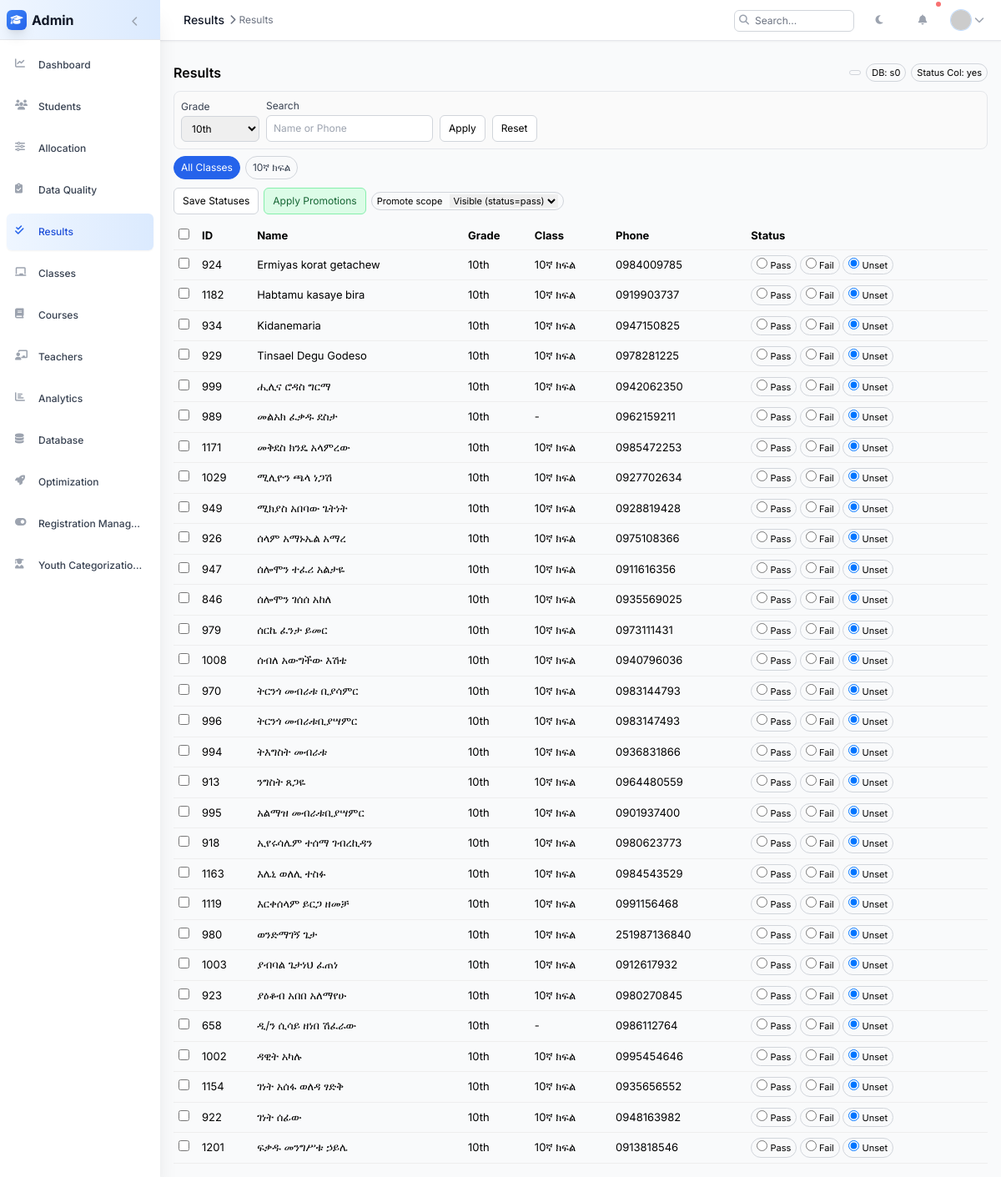
The page /results.php (signed in) on the database its author committed.
### tables this page shows
CREATE TABLE `classes` (
  `id` int(11) NOT NULL,
  `name` varchar(100) NOT NULL,
  `grade` enum('new','1st','2nd','3rd','4th','5th','6th','7th','8th','9th','10th','11th','12th') NOT NULL,
  `section` varchar(10) DEFAULT NULL,
  `academic_year` int(11) NOT NULL,
  `capacity` int(11) DEFAULT NULL,
  `teacher_id` int(11) DEFAULT NULL,
  `description` text DEFAULT NULL,
  `created_at` timestamp NOT NULL DEFAULT current_timestamp(),
  `updated_at` timestamp NOT NULL DEFAULT current_timestamp() ON UPDATE current_timestamp()
);

CREATE TABLE `students` (
  `id` int(11) NOT NULL,
  `photo_path` varchar(255) DEFAULT NULL,
  `full_name` text NOT NULL,
  `christian_name` text DEFAULT NULL,
  `gender` enum('male','female') NOT NULL,
  `birth_date` date NOT NULL,
  `current_grade` varchar(32) NOT NULL DEFAULT 'new',
  `current_result_status` enum('pass','fail') DEFAULT NULL,
  `is_new_registration` tinyint(1) NOT NULL DEFAULT 0,
  `is_flagged` tinyint(1) NOT NULL DEFAULT 0,
  `school_year_start` int(11) DEFAULT NULL,
  `regular_school_name` text DEFAULT NULL,
  `regular_school_grade` text DEFAULT NULL,
  `phone_number` varchar(20) DEFAULT NULL,
  `has_spiritual_father` enum('own','family','none') NOT NULL,
  `spiritual_father_name` text DEFAULT NULL,
  `spiritual_father_phone` varchar(20) DEFAULT NULL,
  `spiritual_father_church` text DEFAULT NULL,
  `sub_city` text DEFAULT NULL,
  `district` text DEFAULT NULL,
  `specific_area` text DEFAULT NULL,
  `house_number` text DEFAULT NULL,
  `living_with` enum('both_parents','father_only','mother_only','relative_or_guardian') NOT NULL,
  `special_interests` text DEFAULT NULL,
  `siblings_in_school` text DEFAULT NULL,
  `physical_disability` text DEFAULT NULL,
  `weak_side` text DEFAULT NULL,
  `transferred_from_other_school` text DEFAULT NULL,
  `came_from_other_religion` text DEFAULT NULL,
  `created_at` timestamp NOT NULL DEFAULT current_timestamp(),
  `education_level` text DEFAULT NULL,
  `field_of_study` text DEFAULT NULL,
  `emergency_name` text DEFAULT NULL,
  `emergency_phone` text DEFAULT NULL,
  `emergency_alt_phone` text DEFAULT NULL,
  `emergency_address` text DEFAULT NULL,
  `flagged` tinyint(1) DEFAULT 0,
  `normalized_name` varchar(255) GENERATED ALWAYS AS (lcase(trim(`full_name`))) STORED
);

### results.php (the view, shortened to what this page needs)
<?php
require 'config.php';
require 'includes/admin_layout.php';
function table_has_column(PDO $pdo, string $table, string $column): bool {
    try {
        $db = active_database($pdo);
        $stmt = $pdo->prepare("SELECT 1 FROM INFORMATION_SCHEMA.COLUMNS WHERE TABLE_SCHEMA = ? AND TABLE_NAME = ? AND COLUMN_NAME = ? LIMIT 1");
        $stmt->execute([$db, $table, $column]);
        return (bool)$stmt->fetchColumn();
    } catch (Exception $e) {
        return false;
    }
}
function active_database(PDO $pdo): string {
    try {
        $row = $pdo->query('SELECT DATABASE() AS db')->fetch(PDO::FETCH_ASSOC);
        return (string)($row['db'] ?? '');
    } catch (Exception $e) {
        return '';
    }
}
function fetch_grades(PDO $pdo): array {
    $stmt = $pdo->query("SELECT DISTINCT current_grade FROM students WHERE current_grade IS NOT NULL AND current_grade<>'' ORDER BY current_grade");
    return array_map(fn($r)=>$r['current_grade'], $stmt->fetchAll(PDO::FETCH_ASSOC));
}
function fetch_classes_by_grade(PDO $pdo, string $grade): array {
    $stmt = $pdo->prepare("SELECT id, name, grade, section FROM classes WHERE grade = ? ORDER BY section, name");
    $stmt->execute([$grade]);
    return $stmt->fetchAll(PDO::FETCH_ASSOC);
}
function fetch_students_for_view(PDO $pdo, ?string $grade, ?int $classId, string $search = '', bool $hasCRS = true): array {
    $selectCRS = $hasCRS ? 's.current_result_status' : 'NULL AS current_result_status';
    $sql = "SELECT s.id, s.full_name, s.current_grade, s.phone_number, $selectCRS,
                   c.id AS current_class_id, c.name AS current_class_name
            FROM students s
            LEFT JOIN class_enrollments ce ON s.id = ce.student_id AND ce.status='active'
            LEFT JOIN classes c ON ce.class_id = c.id
            WHERE 1=1";
    $params = [];
    if ($grade) { $sql .= " AND s.current_grade = ?"; $params[] = $grade; }
    $sql .= " ORDER BY s.full_name";
    $stmt = $pdo->prepare($sql);
    $stmt->execute($params);
    return $stmt->fetchAll(PDO::FETCH_ASSOC);
}
$msg = '';
$hasCRS = table_has_column($pdo, 'students', 'current_result_status');
$grades = fetch_grades($pdo);
$filter_grade = $_GET['grade'] ?? ($_POST['filter_grade'] ?? ($grades[0] ?? ''));
$classes = $filter_grade ? fetch_classes_by_grade($pdo, $filter_grade) : [];
$filter_class_id = (int)($_GET['class_id'] ?? ($_POST['filter_class_id'] ?? 0));
$search = trim((string)($_GET['q'] ?? ''));
$students = fetch_students_for_view($pdo, $filter_grade ?: null, $filter_class_id ?: null, $search, $hasCRS);
$msg = $_GET['msg'] ?? $msg;
$activeDb = active_database($pdo);
?>
<div class="rs-wrap">
  <div class="rs-toolbar">
    <h2 style="margin:0;font-size:16px;font-weight:600">Results</h2>
    <div style="display:flex;gap:6px;align-items:center;flex-wrap:wrap">
      <div class="badge" style="<?= $msg? 'background:#ecfeff;border-color:#a5f3fc;color:#0369a1':'' ?>"><?php echo htmlspecialchars($msg,ENT_QUOTES,'UTF-8'); ?></div>
      <div class="badge" title="Active database name">DB: <?= htmlspecialchars($activeDb,ENT_QUOTES,'UTF-8') ?: '-' ?></div>
      <div class="badge" title="Detection of students.current_result_status">Status Col: <?= $hasCRS ? 'yes' : 'no' ?></div>
    </div>
  </div>
  <form method="get" class="rs-form">
    <div class="rs-field">
      <label for="rs-grade">Grade</label>
      <select id="rs-grade" class="rs-control" name="grade" onchange="this.form.submit()">
        <?php foreach ($grades as $g): $sel = ($g===$filter_grade)?'selected':''; ?>
          <option value="<?= htmlspecialchars($g,ENT_QUOTES,'UTF-8') ?>" <?=$sel?>><?= htmlspecialchars($g,ENT_QUOTES,'UTF-8') ?></option>
        <?php endforeach; ?>
      </select>
    </div>
    <div class="rs-field" style="min-width:200px">
      <label for="rs-search">Search</label>
      <input id="rs-search" class="rs-control" type="text" name="q" value="<?= htmlspecialchars($search,ENT_QUOTES,'UTF-8') ?>" placeholder="Name or Phone">
    </div>
    <div class="rs-field">
      <button type="submit" class="btn">Apply</button>
    </div>
    <div class="rs-field">
      <a class="btn" href="results.php?grade=<?= urlencode($filter_grade) ?>">Reset</a>
    </div>
  </form>
  <div class="rs-tabs">
    <a class="rs-tab <?= $filter_class_id? '':'active' ?>" href="results.php?grade=<?= urlencode($filter_grade) ?>">All Classes</a>
    <?php foreach ($classes as $cl): $active = ($filter_class_id==(int)$cl['id'])?'active':''; ?>
      <a class="rs-tab <?=$active?>" href="results.php?grade=<?= urlencode($filter_grade) ?>&class_id=<?= (int)$cl['id'] ?>"><?= htmlspecialchars($cl['name'] ?? ($cl['section'] ?? 'Class '.$cl['id']),ENT_QUOTES,'UTF-8') ?></a>
    <?php endforeach; ?>
  </div>
  <form method="post">
    <div class="rs-toolbar">
      <div style="display:flex;gap:6px;align-items:center;flex-wrap:wrap">
        <button type="submit" name="action" value="save_results" class="btn">Save Statuses</button>
        <button type="submit" name="action" value="apply_promotions" class="btn" style="background:#dcfce7;border-color:#86efac;color:#166534">Apply Promotions</button>
        <label class="badge">Promote scope
          <select name="promote_scope" style="margin-left:6px">
            <option value="visible_pass">Visible (status=pass)</option>
          </select>
        </label>
      </div>
    </div>
    <table class="tbl">
      <thead>
        <tr>
          <th style="width:28px"><input type="checkbox" id="selAll" onclick="document.querySelectorAll('.rowSel').forEach(cb=>cb.checked=this.checked)"></th>
          <th>ID</th>
          <th>Name</th>
          <th>Grade</th>
          <th>Class</th>
          <th>Phone</th>
          <th>Status</th>
        </tr>
      </thead>
      <tbody>
        <?php foreach ($students as $s): $sid=(int)$s['id']; $st=$s['current_result_status'] ?? null; ?>
          <tr>
            <td><input type="checkbox" class="rowSel" name="selected_ids[]" value="<?= $sid ?>"></td>
            <td><?= $sid ?></td>
            <td><?= htmlspecialchars($s['full_name']??'',ENT_QUOTES,'UTF-8') ?></td>
            <td><?= htmlspecialchars($s['current_grade']??'',ENT_QUOTES,'UTF-8') ?></td>
            <td><?= htmlspecialchars($s['current_class_name']??'-',ENT_QUOTES,'UTF-8') ?></td>
            <td><?= htmlspecialchars($s['phone_number']??'',ENT_QUOTES,'UTF-8') ?></td>
            <td>
              <label class="badge"><input type="radio" name="status[<?= $sid ?>]" value="pass" <?= $st==='pass'?'checked':'' ?>> Pass</label>
              <label class="badge"><input type="radio" name="status[<?= $sid ?>]" value="fail" <?= $st==='fail'?'checked':'' ?>> Fail</label>
              <label class="badge"><input type="radio" name="status[<?= $sid ?>]" value="" <?= $st===null?'checked':'' ?>> Unset</label>
            </td>
          </tr>
        <?php endforeach; ?>
      </tbody>
    </table>
  </form>
</div>
<?php
$content = ob_get_clean();
echo renderAdminLayout('Results', $content);

### includes/admin_layout.php (style rules this page uses)
* { transition-property: background-color, border-color, color, fill, stroke, transform, box-shadow; transition-timing-function: cubic-bezier(0.4, 0, 0.2, 1); transition-duration: 150ms; }

### results.php (style rules this page uses)
.rs-wrap { max-width:1200px;margin:0 auto }
.rs-toolbar { display:flex;gap:8px;align-items:center;justify-content:space-between;margin:10px 0 }
.rs-form { display:flex;gap:8px;align-items:flex-end;flex-wrap:wrap;background:#fafafa;border:1px solid #e5e7eb;border-radius:8px;padding:8px }
.rs-field { display:flex;flex-direction:column;gap:2px }
.rs-field label { font-size:12px;color:#374151 }
.rs-control { padding:6px 8px;font-size:12px;border:1px solid #d1d5db;border-radius:6px }
.rs-tabs { display:flex;gap:6px;flex-wrap:wrap;margin:8px 0 }
.rs-tab { display:inline-flex;align-items:center;gap:6px;padding:4px 8px;border:1px solid #d1d5db;border-radius:9999px;font-size:12px;background:#f9fafb;color:#374151;text-decoration:none }
.rs-tab.active { background:#2563eb;border-color:#2563eb;color:#fff }
.tbl { width:100%;border-collapse:collapse;font-size:13px }
.tbl th,.tbl td { border-bottom:1px solid #eee;padding:6px;text-align:left }
.badge { display:inline-block;padding:2px 6px;font-size:11px;border:1px solid #d1d5db;border-radius:9999px }
.btn { padding:6px 10px;font-size:12px;border:1px solid #d1d5db;border-radius:6px;background:#fff;cursor:pointer }

### rows shown on the page
classes: name "10ኛ ክፍል"
students: id "924", full_name "Ermiyas korat getachew", current_grade "10th", classes.name "10ኛ ክፍል", phone_number "0984009785"
students: id "1182", full_name "Habtamu kasaye bira", current_grade "10th", classes.name "10ኛ ክፍል", phone_number "0919903737"
students: id "934", full_name "Kidanemaria", current_grade "10th", classes.name "10ኛ ክፍል", phone_number "0947150825"
students: id "929", full_name "Tinsael Degu Godeso", current_grade "10th", classes.name "10ኛ ክፍል", phone_number "0978281225"
students: id "999", full_name "ሒሊና ሮዳስ ግርማ", current_grade "10th", classes.name "10ኛ ክፍል", phone_number "0942062350"
students: id "989", full_name "መልአክ ፈቃዱ ደስታ", current_grade "10th", current_class_name "-", phone_number "0962159211"
students: id "1171", full_name "መቅደስ ክንዴ አላምረው", current_grade "10th", classes.name "10ኛ ክፍል", phone_number "0985472253"
students: id "1029", full_name "ሚሊዮን ጫላ ነጋሽ", current_grade "10th", classes.name "10ኛ ክፍል", phone_number "0927702634"
students: id "949", full_name "ሚክያስ አበባው ጌትነት", current_grade "10th", classes.name "10ኛ ክፍል", phone_number "0928819428"
students: id "926", full_name "ሰላም አማኑኤል አማረ", current_grade "10th", classes.name "10ኛ ክፍል", phone_number "0975108366"
students: id "947", full_name "ሰሎሞን ተፈሪ አልታዬ", current_grade "10th", classes.name "10ኛ ክፍል", phone_number "0911616356"
students: id "846", full_name "ሰሎሞን ገሰሰ አከለ", current_grade "10th", classes.name "10ኛ ክፍል", phone_number "0935569025"
students: id "979", full_name "ሰርኬ ፈንታ ይመር", current_grade "10th", classes.name "10ኛ ክፍል", phone_number "0973111431"
students: id "1008", full_name "ሰብለ አውግችው እሽቴ", current_grade "10th", classes.name "10ኛ ክፍል", phone_number "0940796036"
students: id "970", full_name "ትርንጎ መብራቱ ቢያሳምር", current_grade "10th", classes.name "10ኛ ክፍል", phone_number "0983144793"
students: id "996", full_name "ትርንጎ መብራቱቢያሣምር", current_grade "10th", classes.name "10ኛ ክፍል", phone_number "0983147493"
students: id "994", full_name "ትእግስት መብራቱ", current_grade "10th", classes.name "10ኛ ክፍል", phone_number "0936831866"
students: id "913", full_name "ንግስት ጸጋዬ", current_grade "10th", classes.name "10ኛ ክፍል", phone_number "0964480559"
students: id "995", full_name "አልማዝ መብራቱቢያሣምር", current_grade "10th", classes.name "10ኛ ክፍል", phone_number "0901937400"
students: id "918", full_name "ኢየሩሳሌም ተሰማ ገብረኪዳን", current_grade "10th", classes.name "10ኛ ክፍል", phone_number "0980623773"
students: id "1163", full_name "እሌኒ ወለሊ ተስፉ", current_grade "10th", classes.name "10ኛ ክፍል", phone_number "0984543529"
students: id "1119", full_name "እርቀሰላም ይርጋ ዘመቻ", current_grade "10th", classes.name "10ኛ ክፍል", phone_number "0991156468"
students: id "980", full_name "ወንድማገኝ ጌታ", current_grade "10th", classes.name "10ኛ ክፍል", phone_number "251987136840"
students: id "1003", full_name "ያብባል ጌታነህ ፈጠነ", current_grade "10th", classes.name "10ኛ ክፍል", phone_number "0912617932"
students: id "923", full_name "ያዕቆብ አበበ አለማየሁ", current_grade "10th", classes.name "10ኛ ክፍል", phone_number "0980270845"
students: id "658", full_name "ዲ/ን ሲሳይ ዘነበ ሽፈራው", current_grade "10th", current_class_name "-", phone_number "0986112764"
students: id "1002", full_name "ዳዊት አካሉ", current_grade "10th", classes.name "10ኛ ክፍል", phone_number "0995454646"
students: id "1154", full_name "ገነት አሰፋ ወለዳ ፃድቅ", current_grade "10th", classes.name "10ኛ ክፍል", phone_number "0935656552"
students: id "922", full_name "ገነት ሰፊው", current_grade "10th", classes.name "10ኛ ክፍል", phone_number "0948163982"
students: id "1201", full_name "ፍቃዱ መንግሥቱ ኃይሌ", current_grade "10th", classes.name "10ኛ ክፍል", phone_number "0913818546"

### other values the page prints
$item['title'] "Dashboard"
$item['title'] "Students"
$item['title'] "Allocation"
$item['title'] "Data Quality"
$item['title'] "Results"
$item['title'] "Classes"
$item['title'] "Courses"
$item['title'] "Teachers"
$item['title'] "Analytics"
$item['title'] "Database"
$item['title'] "Optimization"
$item['title'] "Registration Manag…"
$item['title'] "Youth Categorizatio…"
$title "Results"
$active_page "Results"
